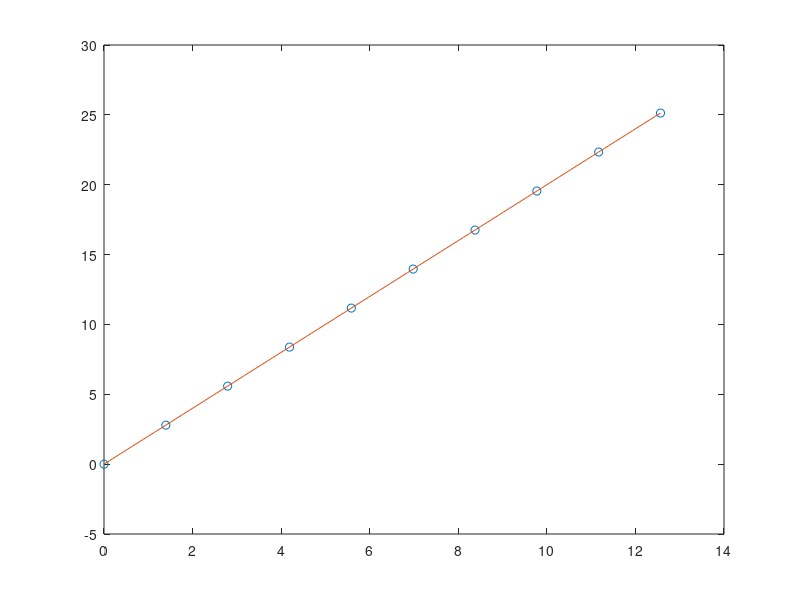

MATLAB code for this plot:




x = linspace(0,4*pi,10);
y = 2*x;%sin(x);

p = polyfit(x,y,1);

x1 = linspace(0,4*pi);
y1 = polyval(p,x1);
figure
plot(x,y,'o')
hold on
plot(x1,y1)
hold off